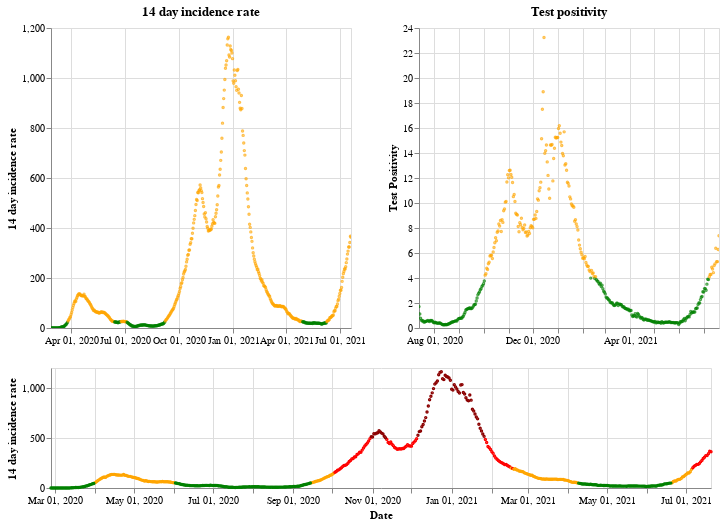

Source (notebook cell):
### Markdown cell above
## Wales

### Code cell
plot_traffic_light('Wales')

### Figure 1 — Vega-Lite specification as saved in the notebook (floating-point values rounded to 4 significant figures; data arrays with more than 128 entries replaced by an {"elided": "..."} marker saying what was removed)
{"config": {"view": {"continuousWidth": 400, "continuousHeight": 300}}, "vconcat": [{"hconcat": [{"mark": {"type": "point", "size": 2}, "encoding": {"color": {"condition": {"value": "green", "test": "(datum.twoWeeklyCasesRate <= 25)"}, "value": "orange"}, "tooltip": [{"type": "nominal", "field": "areaName"}, {"type": "temporal", "field": "date"}, {"type": "quantitative", "field": "twoWeeklyCasesRate"}, {"type": "quantitative", "field": "testPositivity"}], "x": {"type": "temporal", "axis": {"title": ""}, "field": "date", "scale": {"domain": {"selection": "DateBrush"}}, "timeUnit": "yearmonthdate"}, "y": {"type": "quantitative", "axis": {"title": "14 day incidence rate"}, "field": "twoWeeklyCasesRate"}}, "title": "14 day incidence rate", "width": 300}, {"mark": {"type": "point", "size": 2}, "encoding": {"color": {"condition": {"value": "green", "test": "(datum.testPositivity <= 4)"}, "value": "orange"}, "tooltip": [{"type": "nominal", "field": "areaName"}, {"type": "temporal", "field": "date"}, {"type": "quantitative", "field": "twoWeeklyCasesRate"}, {"type": "quantitative", "field": "testPositivity"}], "x": {"type": "temporal", "axis": {"title": ""}, "field": "date", "scale": {"domain": {"selection": "DateBrush"}}, "timeUnit": "yearmonthdate"}, "y": {"type": "quantitative", "axis": {"title": "Test Positivity"}, "field": "testPositivity"}}, "title": "Test positivity", "width": 300}]}, {"layer": [{"mark": {"type": "point", "size": 2}, "encoding": {"color": {"condition": {"value": "orange", "test": "(((datum.testPositivity < 4) && (datum.twoWeeklyCasesRate >= 50)) && (datum.twoWeeklyCasesRate < 200))"}, "value": "red"}, "opacity": {"condition": {"value": 1, "test": "((datum.twoWeeklyCasesRate >= 50) && (datum.twoWeeklyCasesRate < 500))"}, "value": 0}, "tooltip": [{"type": "nominal", "field": "areaName"}, {"type": "temporal", "field": "date"}, {"type": "quantitative", "field": "twoWeeklyCasesRate"}, {"type": "quantitative", "field": "testPositivity"}], "x": {"type": "temporal", "axis": {"title": "Date"}, "field": "date", "timeUnit": "yearmonthdate"}, "y": {"type": "quantitative", "axis": {"title": "14 day incidence rate"}, "field": "twoWeeklyCasesRate"}}, "selection": {"DateBrush": {"type": "interval", "encodings": ["x"], "fields": ["Time"]}}}, {"mark": {"type": "point", "size": 2}, "encoding": {"color": {"value": "darkred"}, "opacity": {"condition": {"value": 1, "test": "(datum.twoWeeklyCasesRate >= 500)"}, "value": 0}, "tooltip": [{"type": "nominal", "field": "areaName"}, {"type": "temporal", "field": "date"}, {"type": "quantitative", "field": "twoWeeklyCasesRate"}, {"type": "quantitative", "field": "testPositivity"}], "x": {"type": "temporal", "axis": {"title": "Date"}, "field": "date", "timeUnit": "yearmonthdate"}, "y": {"type": "quantitative", "axis": {"title": "14 day incidence rate"}, "field": "twoWeeklyCasesRate"}}}, {"mark": {"type": "point", "size": 2}, "encoding": {"color": {"condition": {"value": "green", "test": "((datum.testPositivity < 4) && (datum.twoWeeklyCasesRate < 50))"}, "value": "orange"}, "opacity": {"condition": {"value": 1, "test": "(datum.twoWeeklyCasesRate < 50)"}, "value": 0}, "tooltip": [{"type": "nominal", "field": "areaName"}, {"type": "temporal", "field": "date"}, {"type": "quantitative", "field": "twoWeeklyCasesRate"}, {"type": "quantitative", "field": "testPositivity"}], "x": {"type": "temporal", "axis": {"title": "Date"}, "field": "date", "timeUnit": "yearmonthdate"}, "y": {"type": "quantitative", "axis": {"title": "14 day incidence rate"}, "field": "twoWeeklyCasesRate"}}}], "height": 120, "width": 660}], "data": {"name": "data-2100f77f89500eabd9d74420656db0e4"}, "$schema": "https://vega.github.io/schema/vega-lite/v4.8.1.json", "datasets": {"data-2100f77f89500eabd9d74420656db0e4": {"elided": "510 records"}}}
